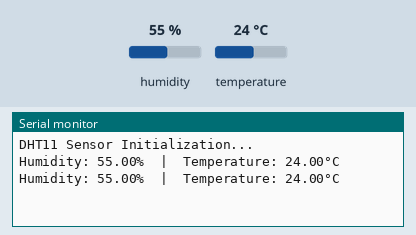
A sketch run on a simulated Arduino Uno, built with avr-gcc and run on an emulated ATmega328P. Shown: the last lines printed to the serial monitor. The inputs (shaded band) are chosen by the test bench; at power-on: humidity 55 %, temperature 24 °C.

Above: at 4.8 s.
4.9 s: humidity set to 22 %
At 6.9 s:
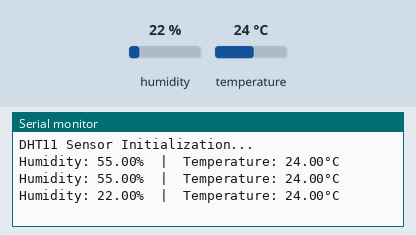
7.9 s: temperature set to 12 °C
At 9.3 s:
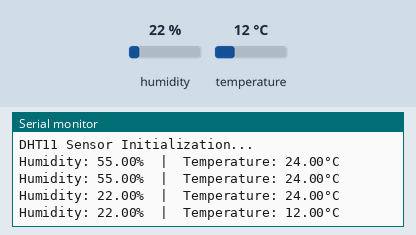
10.9 s: humidity set to 40 %
At 13.0 s:
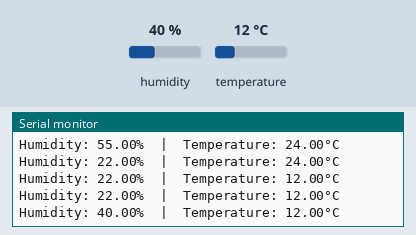
Timing chart, 0 to 14.5 s (numbered marks = the images above; inputs shaded):
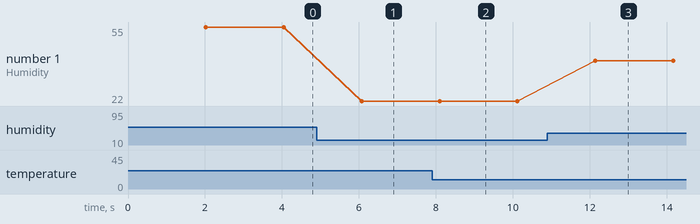

Measured:
- after the input at 4.9 s, the serial monitor: prints a new line after 1.2 s (image 1)
- after the input at 7.9 s, the serial monitor: prints a new line after 0.20 s (image 2)
- after the input at 10.9 s, the serial monitor: prints a new line after 1.2 s (image 3)
- plotted number 1: 55 → 22 after the input at 4.9 s, 22 → 40 after the input at 10.9 s

The sketch:

dht.ino
```cpp
#include "DHT.h"

#define DHTPIN 2     // Digital pin connected to the DHT sensor
#define DHTTYPE DHT11 // Setting the sensor type as DHT11

// Initialize DHT sensor
DHT dht(DHTPIN, DHTTYPE);

void setup() {
  Serial.begin(9600);
  Serial.println("DHT11 Sensor Initialization...");

  dht.begin(); // Start the sensor
}

void loop() {
  // Wait 2 seconds between measurements (DHT11 is slow)
  delay(2000);

  // Read humidity (percentage)
  float humidity = dht.readHumidity();
  // Read temperature as Celsius (the default)
  float temperature = dht.readTemperature();

  // Check if any reads failed and exit early (to try again)
  if (isnan(humidity) || isnan(temperature)) {
    Serial.println("Failed to read from DHT sensor!");
    return;
  }

  // Print the values to the Serial Monitor
  Serial.print("Humidity: ");
  Serial.print(humidity);
  Serial.print("%  |  ");
  Serial.print("Temperature: ");
  Serial.print(temperature);
  Serial.println("°C");
}
```
